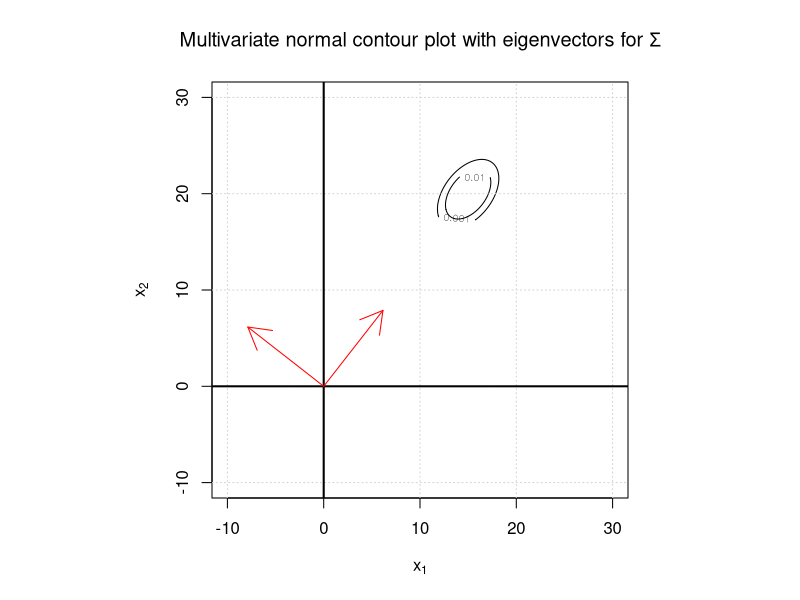

Write the R code that produced this figure.
## ---- chunk 1
library(mvtnorm)
# Two variables - Show eigenvectors on contour plot
mu<-c(15, 20)
sigma<-matrix(data = c(1, 0.5, 0.5, 1.25), nrow = 2, ncol = 2, byrow = TRUE)
#sigma<-matrix(data = c(1, 0.5, 0.5, 0.26), nrow = 2, ncol = 2, byrow = TRUE)
x1<-seq(from = 10, to = 25, by = 0.1)
x2<-seq(from = 10, to = 25, by = 0.1)
all.x<-expand.grid(x1, x2) #Creates all possible combinations
eval.fx<-dmvnorm(x = all.x, mean = mu, sigma = sigma)
fx<-matrix(data = eval.fx, nrow = length(x1), ncol = length(x2), byrow = FALSE)
par(pty = "s")
contour(x = x1, y = x2, z = fx,
main = expression(paste("Multivariate normal contour plot with eigenvectors for ", Sigma)),
xlab = expression(x[1]), ylab = expression(x[2]), xlim = c(-10,30), ylim = c(-10, 30),
levels = c(0.01, 0.001))
#panel.first = grid() does not work quite right so use abline()
abline(h = seq(from = -10, to = 30, by = 10), lty = "dotted", col = "lightgray")
abline(v = seq(from = -10, to = 30, by = 10), lty = "dotted", col = "lightgray")
#Put in lines at x1 = 0 and x2 = 0
abline(h = 0, lwd = 2)
abline(v = 0, lwd = 2)
save.eig<-eigen(sigma)
save.eig$values
save.eig$vectors
arrows(x0 = 0, y0 = 0, x1 = 10*save.eig$vectors[1,1], y1 = 10*save.eig$vectors[2,1], col = "red",lty = "solid")
arrows(x0 = 0, y0 = 0, x1 = 10*save.eig$vectors[1,2], y1 = 10*save.eig$vectors[2,2], col = "red",lty = "solid")
